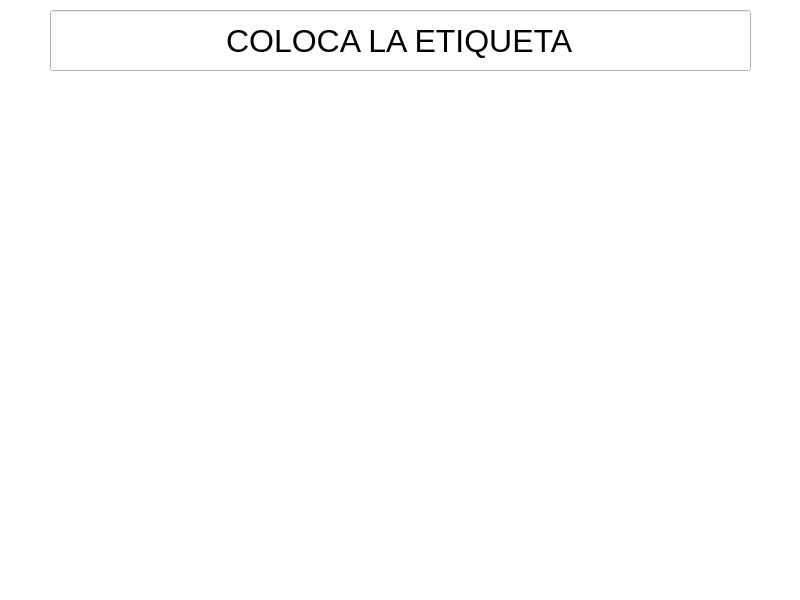
<?xml version="1.0" encoding="UTF-8"?>
<ui version="4.0">
 <class>MainWindow</class>
 <widget class="QMainWindow" name="MainWindow">
  <property name="geometry">
   <rect>
    <x>0</x>
    <y>0</y>
    <width>800</width>
    <height>600</height>
   </rect>
  </property>
  <property name="windowTitle">
   <string>Message</string>
  </property>
  <property name="styleSheet">
   <string notr="true">background-color: white;</string>
  </property>
  <widget class="QWidget" name="centralwidget">
   <widget class="QLabel" name="label">
    <property name="geometry">
     <rect>
      <x>130</x>
      <y>80</y>
      <width>531</width>
      <height>471</height>
     </rect>
    </property>
    <property name="text">
     <string/>
    </property>
    <property name="pixmap">
     <pixmap resource="../resources/resources.qrc">:/resources/zd411d.jpg</pixmap>
    </property>
    <property name="scaledContents">
     <bool>true</bool>
    </property>
   </widget>
   <widget class="QLineEdit" name="lineEdit">
    <property name="enabled">
     <bool>true</bool>
    </property>
    <property name="geometry">
     <rect>
      <x>50</x>
      <y>10</y>
      <width>701</width>
      <height>61</height>
     </rect>
    </property>
    <property name="font">
     <font>
      <pointsize>24</pointsize>
     </font>
    </property>
    <property name="text">
     <string>COLOCA LA ETIQUETA</string>
    </property>
    <property name="alignment">
     <set>Qt::AlignCenter</set>
    </property>
    <property name="readOnly">
     <bool>true</bool>
    </property>
   </widget>
  </widget>
  <widget class="QMenuBar" name="menubar">
   <property name="geometry">
    <rect>
     <x>0</x>
     <y>0</y>
     <width>800</width>
     <height>21</height>
    </rect>
   </property>
  </widget>
  <widget class="QStatusBar" name="statusbar"/>
 </widget>
 <resources>
  <include location="../resources/resources.qrc"/>
 </resources>
 <connections/>
</ui>
